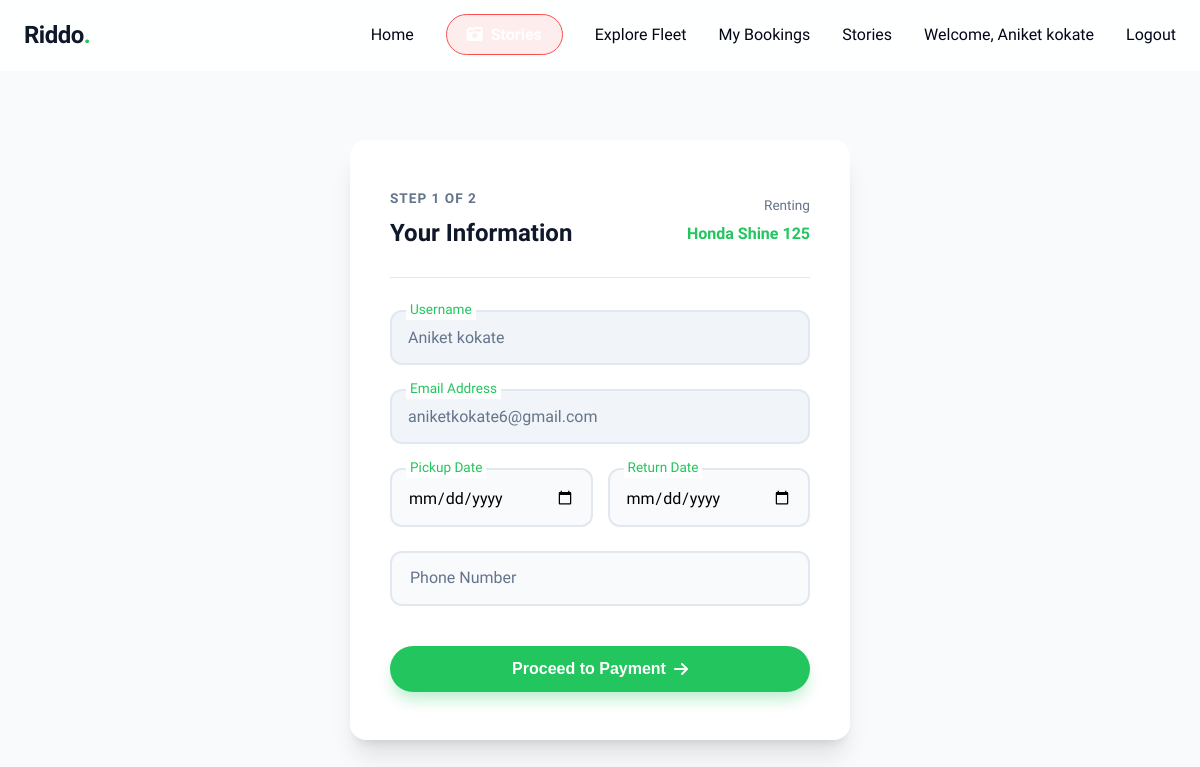
Page /rental/rent/1/userinfo (signed in) on the earlier database version.
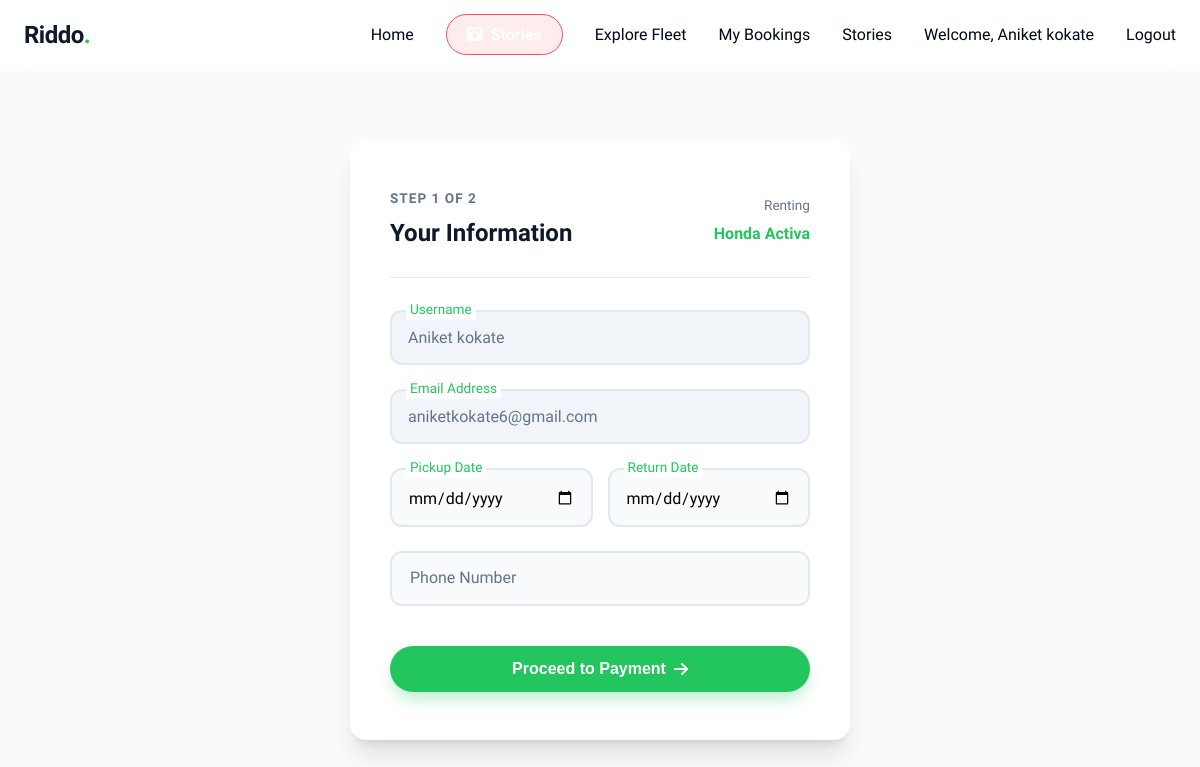
Same page on the later database version.
### models.py (models this page shows)
class Bike(db.Model):
    id = db.Column(db.Integer, primary_key=True)
    model_name = db.Column(db.String(100), nullable=False)
    price_per_day = db.Column(db.Float, nullable=False)
    image_file = db.Column(db.String(120), nullable=True)
    is_available = db.Column(db.Boolean, default=True)

### rental_bp.py (the view, shortened to what this page needs)
@rental_bp.route("/rent/<int:bike_id>/userinfo", methods=["GET", "POST"])
@login_required
def user_info(bike_id):
    bike = Bike.query.get_or_404(bike_id)
    user = current_user
    return render_template("user_info.html", bike=bike, user=user)

### app.py (called while the page is built)
@login_manager.user_loader
def load_user(user_id):
    return User.query.get(int(user_id))

### rental_bp.py (called while the page is built, shortened)
@rental_bp.app_context_processor
def inject_offer():
    offer = "New Users get 20% off!"
    return {"offer": offer}

### templates/user_info.html
{% extends "base.html" %}
{% block content %}
<div class="auth-wrapper" style="padding-top: 120px;">
    <div class="auth-card" style="max-width: 500px;">
        <div style="display: flex; justify-content: space-between; align-items: center; margin-bottom: 32px; border-bottom: 1px solid #e2e8f0; padding-bottom: 24px;">
            <div>
                <p style="font-size: 0.85rem; text-transform: uppercase; color: var(--text-muted); font-weight: 700; letter-spacing: 1px; margin-bottom: 4px;">Step 1 of 2</p>
                <h3 style="font-size: 1.5rem; color: var(--primary);">Your Information</h3>
            </div>
            <div style="text-align: right;">
                <p style="font-size: 0.85rem; color: var(--text-muted); margin-bottom: 4px;">Renting</p>
                <p style="font-weight: 700; color: var(--accent);">{{ bike.model_name }}</p>
            </div>
        </div>
        <form method="POST" action="{{ url_for('rental.user_info', bike_id=bike.id) }}">
            <div class="form-group">
                <input type="text" name="username" class="form-control" value="{{ user.username }}" readonly style="background-color: #f1f5f9; cursor: not-allowed; color: var(--text-muted);">
                <label class="floating-label" style="top: 0; font-size: 0.85rem; color: var(--accent); background: var(--white);">Username</label>
            </div>
            <div class="form-group">
                <input type="email" name="email" class="form-control" value="{{ user.email }}" readonly style="background-color: #f1f5f9; cursor: not-allowed; color: var(--text-muted);">
                <label class="floating-label" style="top: 0; font-size: 0.85rem; color: var(--accent); background: var(--white);">Email Address</label>
            </div>
            <div style="display: grid; grid-template-columns: 1fr 1fr; gap: 15px;">
                <div class="form-group">
                    <input type="date" name="start_date" class="form-control" required style="padding-top: 18px;">
                    <label class="floating-label" style="top: 0; font-size: 0.85rem; color: var(--accent); background: var(--white);">Pickup Date</label>
                </div>
                <div class="form-group">
                    <input type="date" name="end_date" class="form-control" required style="padding-top: 18px;">
                    <label class="floating-label" style="top: 0; font-size: 0.85rem; color: var(--accent); background: var(--white);">Return Date</label>
                </div>
            </div>
            <div class="form-group">
                <input type="tel" name="phone" class="form-control" placeholder=" " required>
                <label class="floating-label">Phone Number</label>
            </div>
            <button type="submit" class="btn btn-accent" style="width: 100%; margin-top: 16px;">Proceed to Payment <i class="fa-solid fa-arrow-right"></i></button>
        </form>
    </div>
</div>
{% endblock %}

Differences in the rows shown:
changed Bike: model_name "Honda Shine 125" → "Honda Activa"
